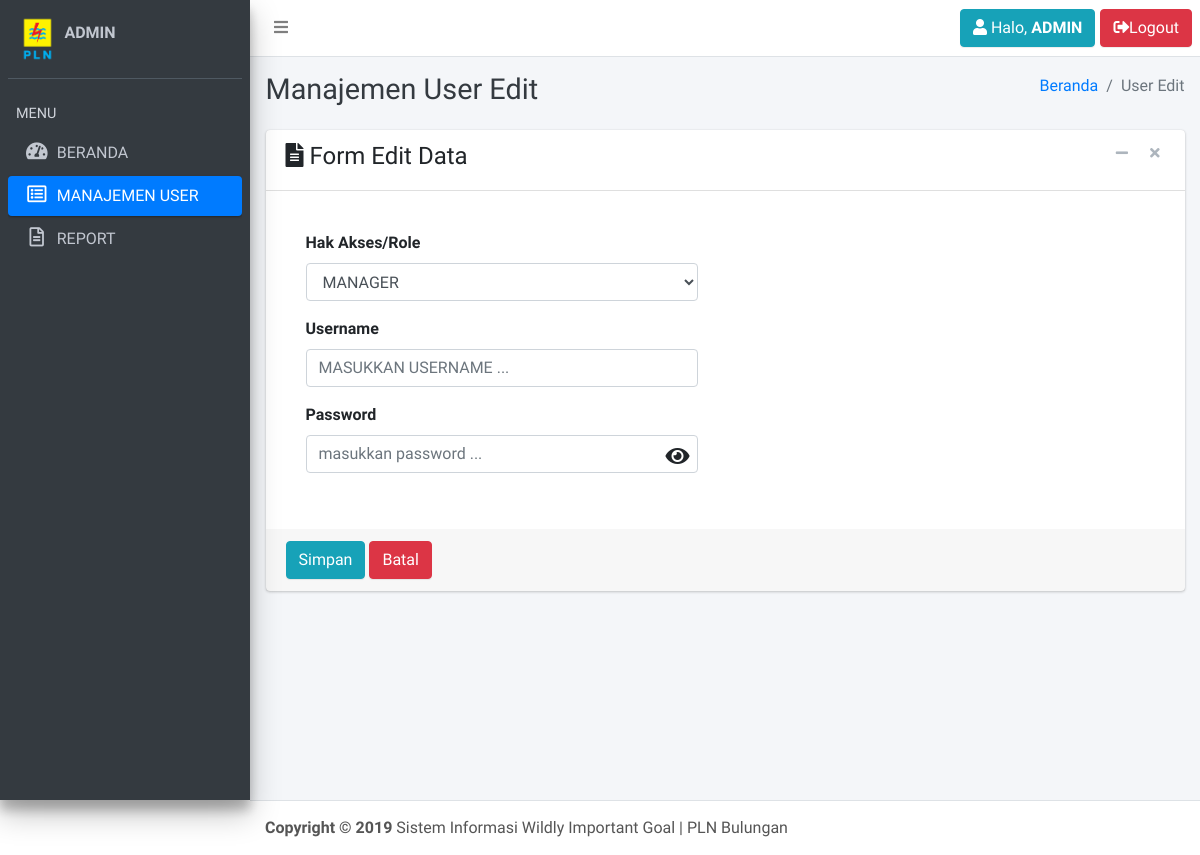
The page /index.php?page=useredit&id=MANAGER JAR (signed in) on the database as committed earlier.
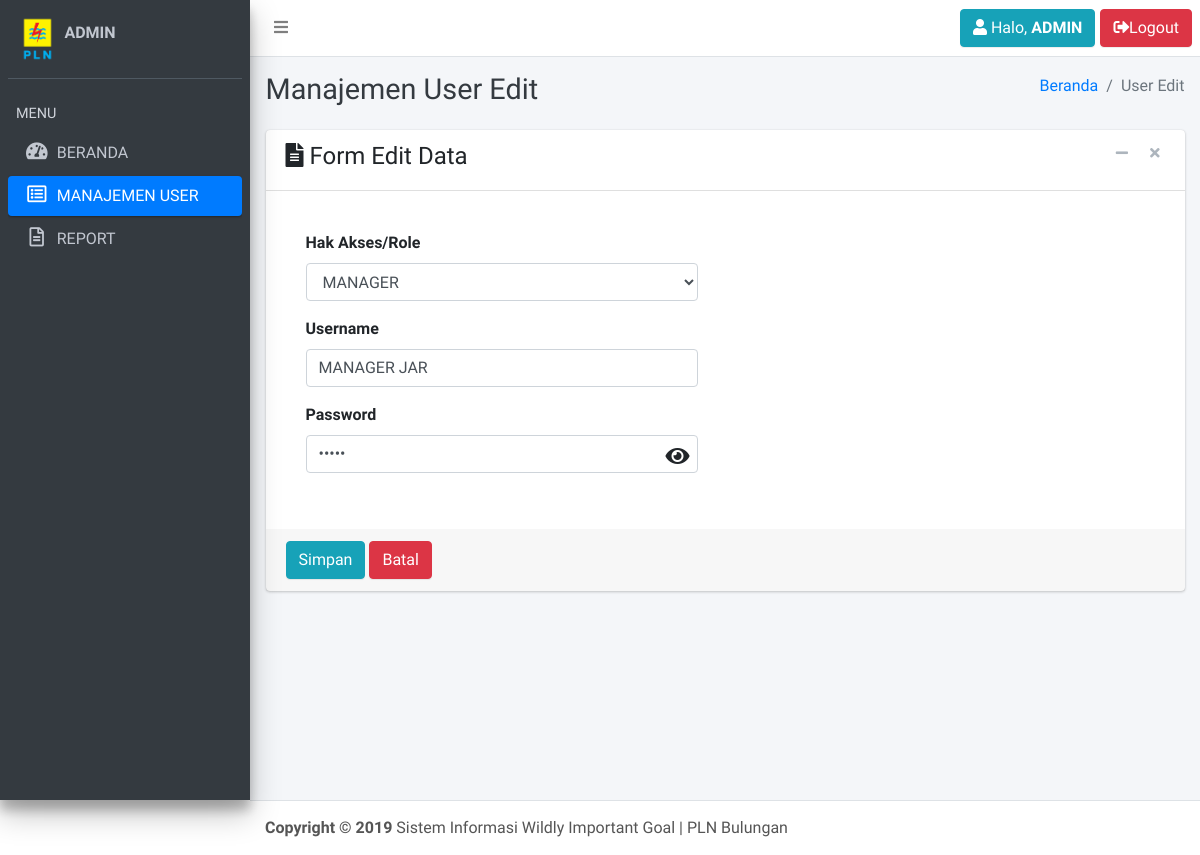
The same page on the database as committed later.
### tables this page shows
CREATE TABLE `tbl_user` (
  `username` varchar(30) NOT NULL,
  `password` varchar(10) NOT NULL,
  `role` int(5) NOT NULL
);

### page/user/useredit.php (the view, shortened to what this page needs)
<div class="content-wrapper">
    <div class="content-header">
        <div class="container-fluid">
            <div class="row mb-2">
                <div class="col-sm-6">
                    <h1 class="m-0 text-dark">Manajemen User Edit</h1>
                </div>
                <div class="col-sm-6">
                    <ol class="breadcrumb float-sm-right">
                        <li class="breadcrumb-item"><a href="?page=beranda">Beranda</a></li>
                        <li class="breadcrumb-item active">User Edit</li>
                    </ol>
                </div>
            </div>
        </div>
    </div>
    <?php
        $getdata = mysqli_query($conn, "SELECT * FROM tbl_user WHERE username='$_GET[id]'") or die (mysqli_error($koneksi));
        $data    = mysqli_fetch_array($getdata);
    ?>
    <div class="content">
        <div class="container-fluid">
            <div class="row">
                <div class="col-md-12">
                    <div class="card card-default">
                        <div class="card-header">
                            <h4><i class="fas fa-file-alt"></i> Form Edit Data</h4>
                            <div class="card-tools">
                                <button type="button" class="btn btn-tool" data-widget="collapse"><i class="fa fa-minus"></i></button>
                                <button type="button" class="btn btn-tool" data-widget="remove"><i class="fa fa-remove"></i></button>
                            </div>
                        </div>
                        <div class="card-body">
                            <div class="row">
                                <div class="col-md-6">
                                    <form action="?page=usereditpro" method="post" enctype="multipart/form-data">
                                        <div class="card-body">
                                            <div class="form-group">
                                                <label>Hak Akses/Role</label>
                                                <select name="role" class="form-control">
                                                    <option value="1" <?= ($data['role'] == 1) ? "SELECTED" : ""; ?>>MANAGER</option>
                                                </select>
                                            </div>
                                            <div class="form-group">
                                                <label>Username</label>
                                                <input type="text" class="form-control" name="username" style="text-transform:uppercase;" placeholder="masukkan username ..." value="<?= $data['username'] ?>" required>
                                            </div>
                                            <div class="form-group">
                                                <label>Password</label>
                                                <input id="password-field" type="password" class="form-control" name="password" placeholder="masukkan password ..." value="<?= $data['password'] ?>" required>
                                                <span toggle="#password-field" class="fa fa-lg fa-eye field-icon toggle-password"></span>
                                            </div>
                                        </div>
                                </div>
                            </div>
                        </div>
                        <div class="card-footer">
                            <input type="submit" name="submit" class="btn btn-info" value="Simpan">
                            <a href="?page=user" class="btn btn-danger">Batal</a>
                        </div>
                    </div>
                </div>
            </div>
        </div>
    </div>
</div>
<footer class="main-footer">
        <strong>Copyright &copy; 2019</strong> Sistem Informasi Wildly Important Goal | PLN Bulungan
    </footer>
</div>

Rows that differ between the two databases and show on the page:
added tbl_user: username "MANAGER JAR"
